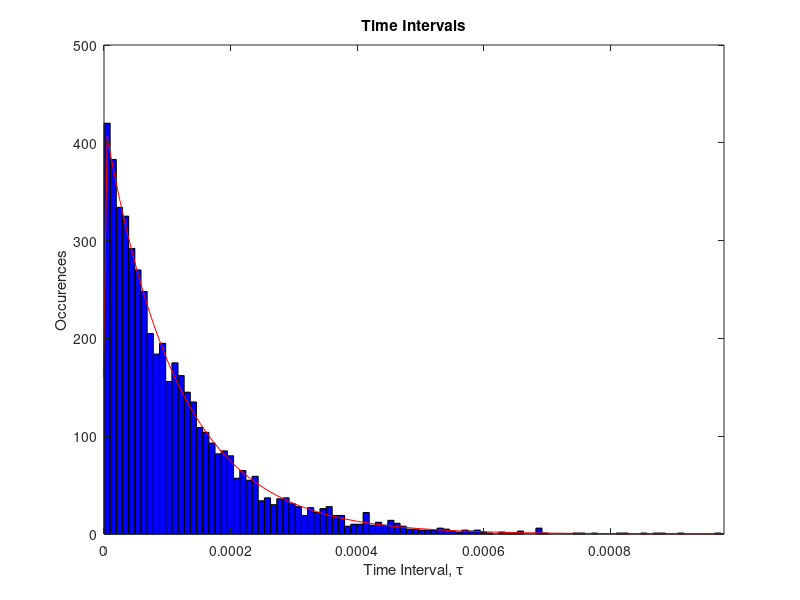

The MATLAB script that drew this image:
clear all;
close all;

% Set to create exponential distribution of time intervals that are
% possibly selected from the Gillespie Algorithm. This is all for the first
% event so the lattice would initially be completely empty.

Iterations = 5000;

N = 8660;       %input parameters
n = 3;
k_on = 1;
k_off = 1;
L = 1;

a_1 = k_on*L*(N-(n-1)); %propensity function for binding
a_2 = k_off*0;          %propensity function for unbinding
a_0 = a_1+a_2;          %sum of propensity functions

tau = zeros(1,Iterations);

for i = 1:Iterations
    r_1(i) = rand;  %random number from uniform distribution of unit interval
    
    tau(i) = (1/a_0)*log(1/r_1(i));  %time interval
end

disp(['1/a_0 = ', num2str(1/a_0)]);
disp(['Distribution Mean = ', num2str(mean(tau))]);

figure(1);
% histogram of time intervals for the first reaction
histfit(tau,100,'exponential');
hold on;
xlabel('Time Interval, \tau');
xlim([0 inf]);
ylabel('Occurences');
title('Time Intervals');